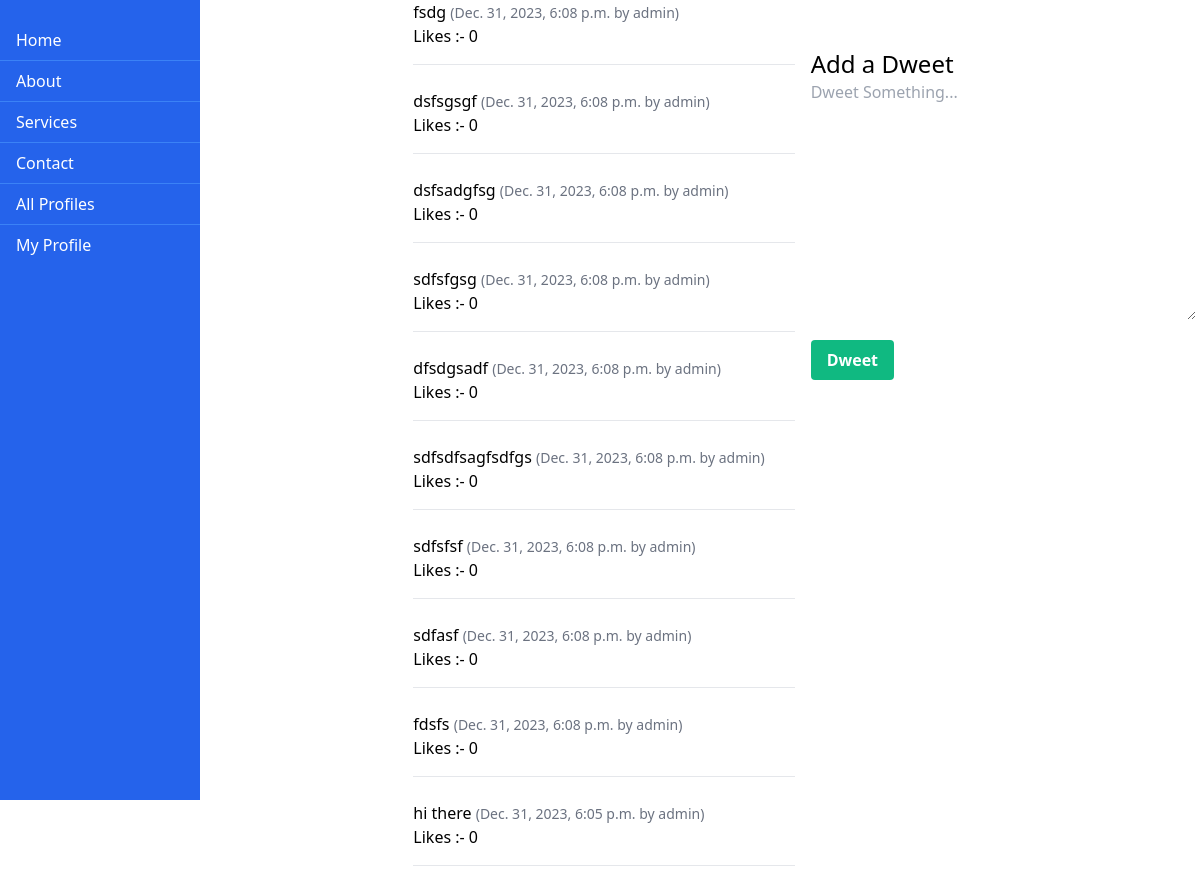
Before: /dashboard/ (signed in) with the older database file.
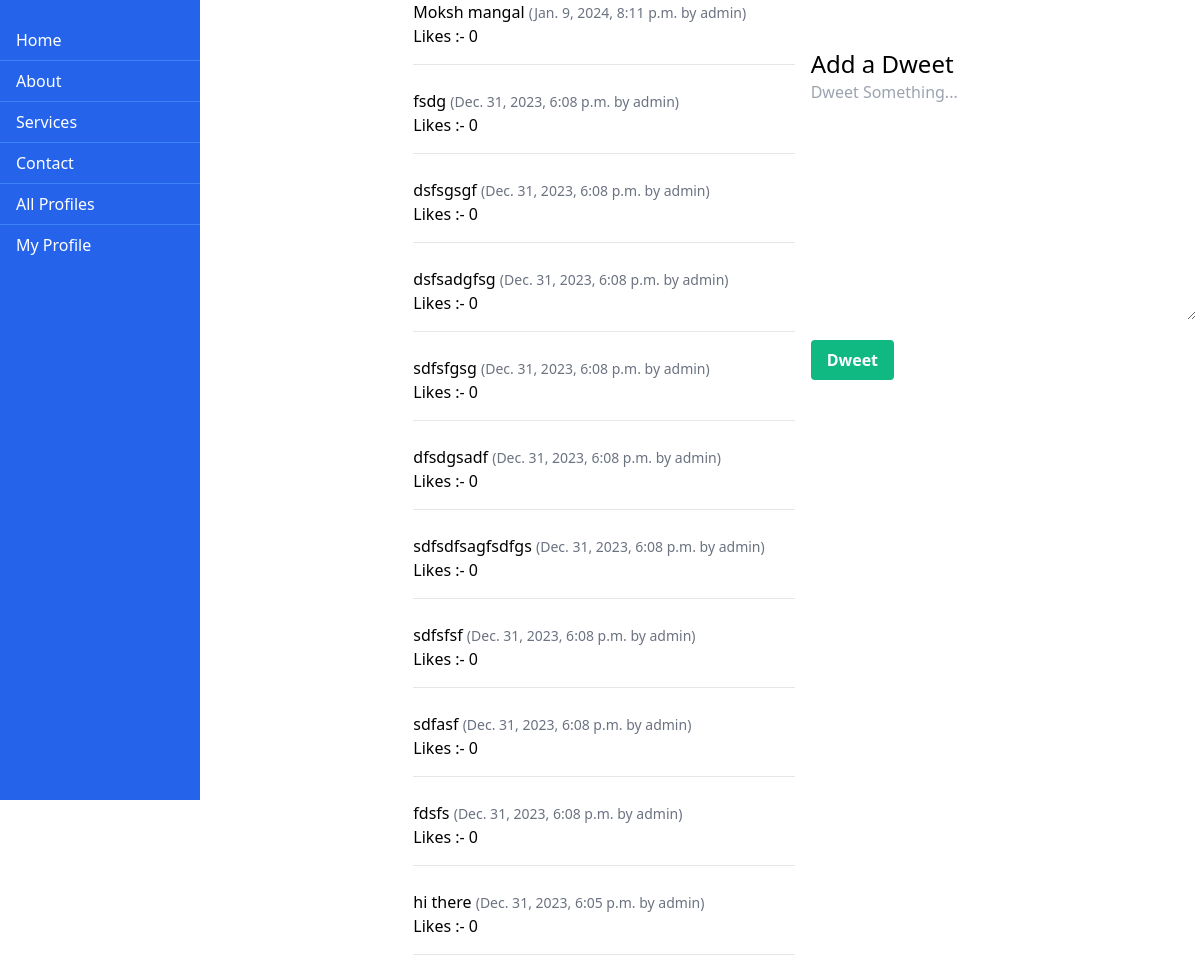
After: the same page with the newer database file.
### dwitter/models.py (models this page shows, shortened)
class Dweet(models.Model):
    user = models.ForeignKey(
        User, related_name="dweets", on_delete=models.CASCADE
    )
    body = models.CharField(max_length=140)
    created_at = models.DateTimeField(auto_now_add=True)
    likes = models.ManyToManyField(User, related_name='blog_posts')
    def total_likes(self):
        return self.likes.count()

### dwitter/views.py (the view)
# urls.py: path("dashboard/", dashboard, name="dashboard"),
@login_required(login_url='dwitter:login')
def dashboard(request):  # sourcery skip: use-named-expression
    form = DweetForm(request.POST or None)
    if request.method == "POST" and form.is_valid():
        dweet = form.save(commit = False)
        dweet.user = request.user
        dweet.save()
        return redirect("dwitter:dashboard")
    followed_dweets = Dweet.objects.filter(
        user__profile__in = request.user.profile.follows.all()
    ).order_by("-created_at")
    return render(request, "dwitter/dashboard.html", {"form" : form , "dweets" : followed_dweets})

### dwitter/forms.py
class DweetForm(forms.ModelForm):
    body = forms.CharField(
        required=True,
        widget = forms.widgets.Textarea(
            attrs = {
                "placeholder" : "Dweet Something...",
                "class" : "textarea is-success is-medium",
            }
        ),
        label = "",
        )
    class Meta:
        model = Dweet # explains which model is associated with the class
        exclude = ("user","likes" )

### dwitter/templates/dwitter/dashboard.html (shortened to what this page needs)
{% extends 'base.html' %}
{% block content %}
<div class="grid grid-cols-3 gap-4">
    <div class="flex justify-between">
        <div class="bg-blue-600 text-white h-screen w-1/6  top-0 left-0 overflow-y-auto pt-5 fixed">
            <a href="{% url 'dwitter:dashboard' %}" class="block py-2 px-4 hover:bg-blue-500 border-b border-blue-500">Home</a>
            <a href="#about" class="block py-2 px-4 hover:bg-blue-500 border-b border-blue-500">About</a>
            <a href="#services" class="block py-2 px-4 hover:bg-blue-500 border-b border-blue-500">Services</a>
            <a href="#contact" class="block py-2 px-4 hover:bg-blue-500 border-b border-blue-500">Contact</a>
            <a href="{% url 'dwitter:profile_list' %}" class="block py-2 px-4 hover:bg-blue-500 border-b border-blue-500">All Profiles</a>
            <a href="{% url 'dwitter:profile' request.user.profile.id %}" class="block py-2 px-4 hover:bg-blue-500">My Profile</a>
        </div>
    </div>
    <div class="flex-1 ml-2">
        {% for dweet in dweets %}
            <div class="box mb-4">
                <a href="{% url 'dwitter:dweet_discription' dweet.id %}">{{dweet.body}}</a>
                <span class="text-sm text-gray-500">
                    ({{ dweet.created_at }} by {{ dweet.user.username }})
                </span>
                <p>Likes :- {{ dweet.total_likes }}</p>
            </div>
            <hr>
            <br/>
        {% endfor %}
    </div>
    <div class="mt-8">
        <div class="mt-4">
            <div class="block">
                <h2 class="text-2xl">Add a Dweet</h2>
            </div>
            <div class="block">
                <form method="post">
                    {{ form.as_p }}
                    <button class="bg-green-500 hover:bg-green-600 text-white font-bold py-2 px-4 mt-5 rounded"
                            type="submit">Dweet
                    </button>
                </form>
            </div>
        </div>
    </div>
</div>
{% endblock content %}

Changed rows visible on the page:
added Dweet: body "Moksh mangal", created_at "Jan. 9, 2024, 8:11 p.m.", user.username "admin", total_likes "0"
